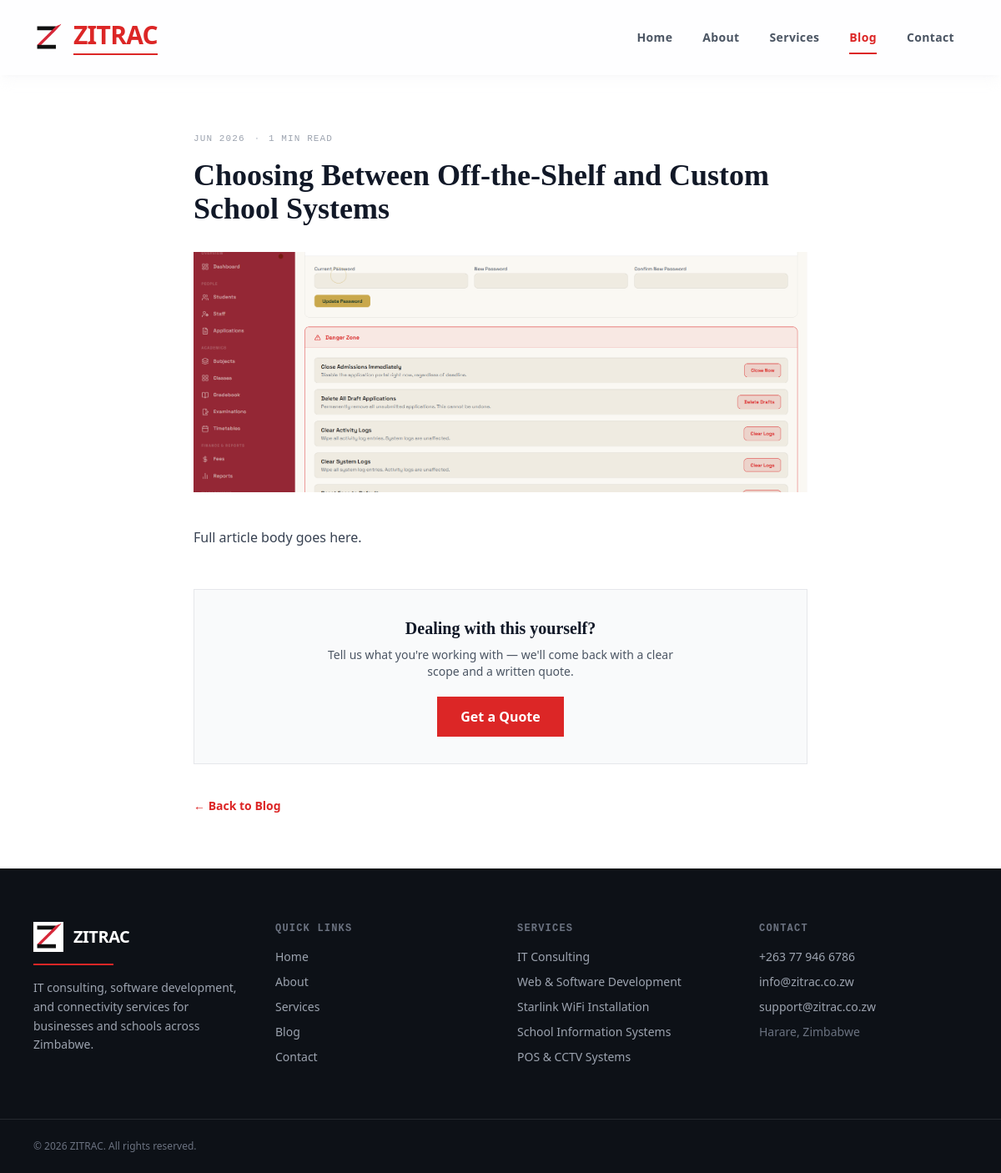
Screenshot of /blog/off-the-shelf-vs-custom-school-systems with the database file from the repository.
### models.py (models this page shows)
class Post(db.Model):
    id = db.Column(db.Integer, primary_key=True)
    slug = db.Column(db.String(200), unique=True, nullable=False)
    title = db.Column(db.String(200), nullable=False)
    excerpt = db.Column(db.String(400), nullable=False)
    content = db.Column(db.Text, nullable=False)
    image = db.Column(db.String(200), nullable=True)
    month = db.Column(db.String(10), nullable=False)
    year = db.Column(db.String(10), nullable=False)
    published_at = db.Column(db.DateTime, nullable=False)

### app.py (the view)
@app.route('/blog/<slug>')
def blog_post(slug):
    post = Post.query.filter_by(slug=slug).first_or_404()
    read_time = estimate_read_time(post.content)
    return render_template('post.html', current_page='blog', post=post, read_time=read_time)

### app.py (called while the page is built)
@app.before_request
def check_maintenance():
    if os.path.exists(MAINTENANCE_FLAG) and not request.path.startswith('/admin'):
        return render_template('errors/maintenance.html'), 503

def estimate_read_time(html_content):
    text = re.sub('<[^<]+?>', '', html_content)  # strip tags
    word_count = len(text.split())
    minutes = max(1, math.ceil(word_count / 200))
    return minutes

def resolve_image(basename, directory=IMAGE_DIR, exts=IMAGE_EXTS, fallback_ext='jpg'):
    stem = os.path.splitext(basename)[0]
    for ext in exts:
        candidate = f'{stem}.{ext}'
        if os.path.isfile(os.path.join(directory, candidate)):
            return candidate
    return basename if '.' in basename else f'{basename}.{fallback_ext}'

@app.context_processor
def inject_helpers():
    return dict(resolve_image=resolve_image)

@app.context_processor
def inject_globals():
    return dict(nav_items=NAV_ITEMS, current_year=datetime.now().year)

### templates/post.html (shortened to what this page needs)
{% extends "base.html" %}
{% block content %}
<section class="py-16 bg-white">
    <div class="max-w-3xl mx-auto px-4">
        <div class="flex items-center gap-3 mb-3">
            <p class="font-mono text-[11px] tracking-widest text-gray-400 uppercase">
                {{ post.month }} {{ post.year }}
            </p>
            <span class="text-gray-300">·</span>
            <p class="font-mono text-[11px] tracking-widest text-gray-400 uppercase">
                {{ read_time }} min read
            </p>
        </div>
        <h1 class="font-display text-3xl md:text-4xl font-bold text-gray-900 leading-tight">
            {{ post.title }}
        </h1>
        {% if post.image %}
            <img src="{{ url_for('static', filename='images/' ~ resolve_image(post.image)) }}"
                 alt="{{ post.title }}" class="w-full h-72 object-cover mt-8">
        {% endif %}
        <div class="post-content mt-10">
            {{ post.content | safe }}
        </div>
        <div class="mt-12 bg-gray-50 border border-gray-200 p-8 text-center">
            <h3 class="font-display text-xl font-bold text-gray-900">
                Dealing with this yourself?
            </h3>
            <p class="mt-2 text-gray-600 text-sm max-w-md mx-auto">
                Tell us what you're working with — we'll come back with a clear scope and a written quote.
            </p>
            <a href="{{ url_for('contact') }}"
               class="inline-block mt-5 px-7 py-3 bg-red-600 text-white font-semibold hover:bg-red-700 transition-colors duration-200">
                Get a Quote
            </a>
        </div>
        <a href="{{ url_for('blog') }}" class="inline-block mt-10 text-sm font-semibold text-red-600 hover:text-red-700">
            ← Back to Blog
        </a>
    </div>
</section>
{% endblock %}

### static/css/style.css (style rules this page uses)
.post-content { font-size: 1rem; line-height: 1.75; color: #374151; }
.post-content p { margin-bottom: 1.25rem; }

### rows the page displays
Post: month "JUN", year "2026", title "Choosing Between Off-the-Shelf and Custom School Systems", image (picture), content "Full article body goes here."

### other values shown
{{ label }} "Home" "About" "Services" "Blog" "Contact"
{{ read_time }} "1"
